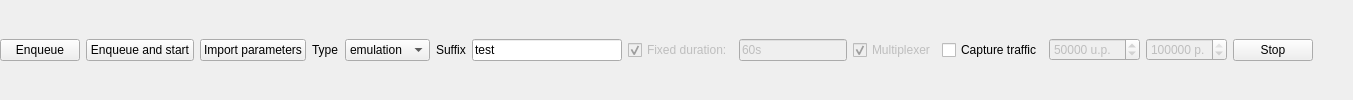
             <widget class="QWidget" name="widgetRunButtons" native="true">
              <property name="sizePolicy">
               <sizepolicy hsizetype="Preferred" vsizetype="Maximum">
                <horstretch>0</horstretch>
                <verstretch>0</verstretch>
               </sizepolicy>
              </property>
              <layout class="QHBoxLayout" name="horizontalLayout_33">
               <property name="leftMargin">
                <number>0</number>
               </property>
               <property name="topMargin">
                <number>0</number>
               </property>
               <property name="rightMargin">
                <number>0</number>
               </property>
               <property name="bottomMargin">
                <number>0</number>
               </property>
               <item>
                <widget class="QPushButton" name="btnEnqueue">
                 <property name="text">
                  <string>Enqueue</string>
                 </property>
                </widget>
               </item>
               <item>
                <widget class="QPushButton" name="btnEnqueueAndStart">
                 <property name="text">
                  <string>Enqueue and start</string>
                 </property>
                </widget>
               </item>
               <item>
                <widget class="QPushButton" name="btnImportParams">
                 <property name="text">
                  <string>Import parameters</string>
                 </property>
                </widget>
               </item>
               <item>
                <widget class="QLabel" name="label_2">
                 <property name="text">
                  <string>Type</string>
                 </property>
                </widget>
               </item>
               <item>
                <widget class="QComboBox" name="cmbExpType">
                 <property name="sizeAdjustPolicy">
                  <enum>QComboBox::AdjustToContents</enum>
                 </property>
                 <item>
                  <property name="text">
                   <string>emulation</string>
                  </property>
                 </item>
                 <item>
                  <property name="text">
                   <string>simulation</string>
                  </property>
                 </item>
                </widget>
               </item>
               <item>
                <widget class="QLabel" name="label_20">
                 <property name="text">
                  <string>Suffix</string>
                 </property>
                </widget>
               </item>
               <item>
                <widget class="QLineEdit" name="txtBatchExpSuffix">
                 <property name="minimumSize">
                  <size>
                   <width>150</width>
                   <height>0</height>
                  </size>
                 </property>
                 <property name="toolTip">
                  <string>Append this text to the experiment name. The name includes automatically the topology name and the experiment start time. A directory is created in line-topologies witht the experiment name, holding all the data.</string>
                 </property>
                 <property name="text">
                  <string>test</string>
                 </property>
                </widget>
               </item>
               <item>
                <widget class="QCheckBox" name="checkGenericTimeout">
                 <property name="enabled">
                  <bool>false</bool>
                 </property>
                 <property name="toolTip">
                  <string>Stop the emulation after a certain amount of time. If not sure, enable this.</string>
                 </property>
                 <property name="text">
                  <string>Fixed duration:</string>
                 </property>
                 <property name="checked">
                  <bool>true</bool>
                 </property>
                </widget>
               </item>
               <item>
                <widget class="QLineEdit" name="txtGenericTimeout">
                 <property name="enabled">
                  <bool>false</bool>
                 </property>
                 <property name="sizePolicy">
                  <sizepolicy hsizetype="Fixed" vsizetype="Fixed">
                   <horstretch>0</horstretch>
                   <verstretch>0</verstretch>
                  </sizepolicy>
                 </property>
                 <property name="text">
                  <string>60s</string>
                 </property>
                </widget>
               </item>
               <item>
                <widget class="QCheckBox" name="checkRemoteMultiplexer">
                 <property name="enabled">
                  <bool>false</bool>
                 </property>
                 <property name="toolTip">
                  <string>Manage all the remote connections in a single process. If not sure, enable this.</string>
                 </property>
                 <property name="text">
                  <string>Multiplexer</string>
                 </property>
                 <property name="checked">
                  <bool>true</bool>
                 </property>
                </widget>
               </item>
               <item>
                <widget class="QCheckBox" name="checkCapture">
                 <property name="toolTip">
                  <string>Capture traffic on all links.

For performance reasons, the number of packets that can be captured is limited by two numbers:

- the maximum number of unique packets (every packet that traverses several links in a path is counted only once)
- the maximum number of packets (every packet that traverses several links in a path is counted once for each link)</string>
                 </property>
                 <property name="text">
                  <string>Capture traffic</string>
                 </property>
                 <property name="checked">
                  <bool>false</bool>
                 </property>
                </widget>
               </item>
               <item>
                <widget class="QSpinBox" name="spinCapturePacketCount">
                 <property name="enabled">
                  <bool>false</bool>
                 </property>
                 <property name="cursor">
                  <cursorShape>ArrowCursor</cursorShape>
                 </property>
                 <property name="toolTip">
                  <string>The maximum number of unique packets</string>
                 </property>
                 <property name="suffix">
                  <string> u.p.</string>
                 </property>
                 <property name="maximum">
                  <number>9999999</number>
                 </property>
                 <property name="singleStep">
                  <number>1000</number>
                 </property>
                 <property name="value">
                  <number>50000</number>
                 </property>
                </widget>
               </item>
               <item>
                <widget class="QSpinBox" name="spinCaptureEventCount">
                 <property name="enabled">
                  <bool>false</bool>
                 </property>
                 <property name="toolTip">
                  <string>The maximum number of packets</string>
                 </property>
                 <property name="suffix">
                  <string> p.</string>
                 </property>
                 <property name="maximum">
                  <number>99999999</number>
                 </property>
                 <property name="singleStep">
                  <number>1000</number>
                 </property>
                 <property name="value">
                  <number>500000</number>
                 </property>
                </widget>
               </item>
               <item>
                <widget class="QPushButton" name="btnGenericStop">
                 <property name="toolTip">
                  <string>Stop the experiment immediately.</string>
                 </property>
                 <property name="text">
                  <string>Stop</string>
                 </property>
                </widget>
               </item>
               <item>
                <spacer name="horizontalSpacer_23">
                 <property name="orientation">
                  <enum>Qt::Horizontal</enum>
                 </property>
                 <property name="sizeHint" stdset="0">
                  <size>
                   <width>40</width>
                   <height>20</height>
                  </size>
                 </property>
                </spacer>
               </item>
              </layout>
             </widget>
